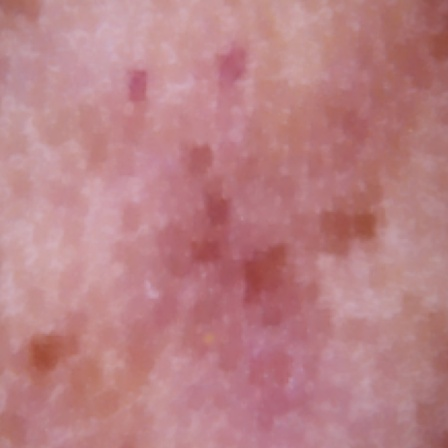
#> input picture data/samples/sample_akiec.jpg, 448 x 448 px
$ python preprocess.py ../data/samples/sample_akiec.jpg   (older library calls are emulated)
#> lines starting #> are read from the running program, lines starting #| are printed output that depends on the picture; after the words box and inside, x2 and y2 are one past the last pixel; in counts of white or black regions, pixels touching at a corner belong together
"""
preprocess.py
=============
Image pre-processing, Unicode-safe I/O, lesion segmentation, and ABCD clinical
biomarker extraction utilities for the HAM10000 pipeline.

The main function, ``remove_hair()``, implements an artefact-reduction
technique that detects and digitally erases hair/ruler marks from
dermoscopic images using:
  1. Black-Hat morphological transform  → highlight thin dark structures
  2. Binary thresholding                → produce inpainting mask
  3. Navier-Stokes (TELEA) inpainting   → reconstruct masked regions

Reference
---------
Telea, A. (2004). An Image Inpainting Technique Based on the Fast Marching
Method. Journal of Graphics Tools, 9(1), 23-34.
"""

from __future__ import annotations

from pathlib import Path
from typing import Any

import cv2
import numpy as np
from PIL import Image


def read_image_bgr(image_path: str | Path) -> np.ndarray:
    """
    Read an image from disk as a uint8 BGR array, safely supporting Unicode
    (e.g., Arabic) filesystem paths on Windows and Linux.
    """
#> called with image_path = '../data/samples/sample_akiec.jpg'
    path = Path(image_path)
    if not path.exists():
        raise FileNotFoundError(f"Could not read image: {str(image_path)!r}")

    try:
        raw_bytes = np.fromfile(str(path), dtype=np.uint8)
        img = cv2.imdecode(raw_bytes, cv2.IMREAD_COLOR)
#> img is the input picture: shape (448, 448, 3); mean B, G, R 133.2, 128.9, 185.8
        if img is not None:
            return img
    except Exception:
        pass

    try:
        pil_img = Image.open(path).convert("RGB")
        return cv2.cvtColor(np.array(pil_img), cv2.COLOR_RGB2BGR)
    except Exception as exc:
        raise FileNotFoundError(f"Could not decode image: {str(image_path)!r}") from exc


def write_image_bgr(output_path: str | Path, image_bgr: np.ndarray) -> None:
    """
    Save a uint8 BGR image to disk with full Unicode path compatibility.
    """
    path = Path(output_path)
    path.parent.mkdir(parents=True, exist_ok=True)
    ext = path.suffix if path.suffix else ".jpg"
    success, encoded = cv2.imencode(ext, image_bgr)
    if success:
        encoded.tofile(str(path))
    else:
        rgb = cv2.cvtColor(image_bgr, cv2.COLOR_BGR2RGB)
        Image.fromarray(rgb).save(path)


def remove_hair_with_mask(
    image_bgr: np.ndarray,
    kernel_size: int = 17,
    threshold: int = 10,
    inpaint_radius: int = 6,
) -> tuple[np.ndarray, np.ndarray, float]:
    """
    Remove hair and thin artefacts from a dermoscopic image and return the
    inpainted image, binary hair mask, and hair occlusion percentage.
    """
#> called with kernel_size = 17, threshold = 10, inpaint_radius = 6
    gray = cv2.cvtColor(image_bgr, cv2.COLOR_BGR2GRAY)
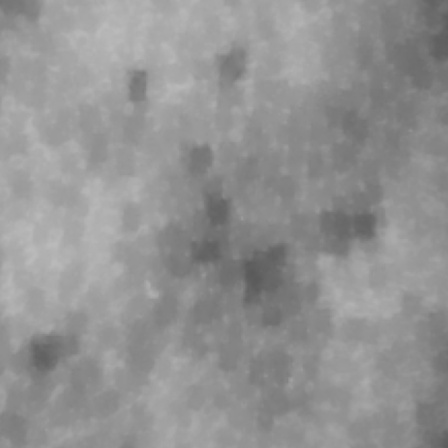
#> gray: shape (448, 448); min 89, max 187, mean 146.4
    k = max(3, int(kernel_size) | 1)
    kernel = cv2.getStructuringElement(cv2.MORPH_RECT, (k, k))
    blackhat = cv2.morphologyEx(gray, cv2.MORPH_BLACKHAT, kernel)
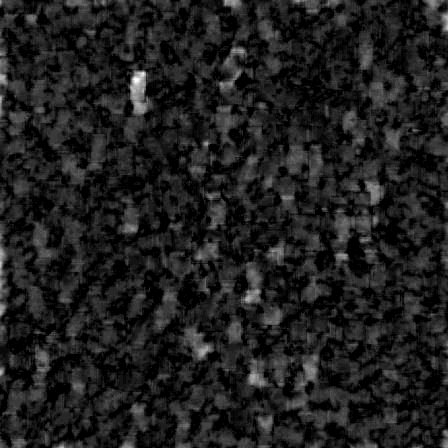
#> blackhat: shape (448, 448); min 0, max 26, mean 3.2; drawn with min black and max white
    _, mask = cv2.threshold(blackhat, threshold, 255, cv2.THRESH_BINARY)
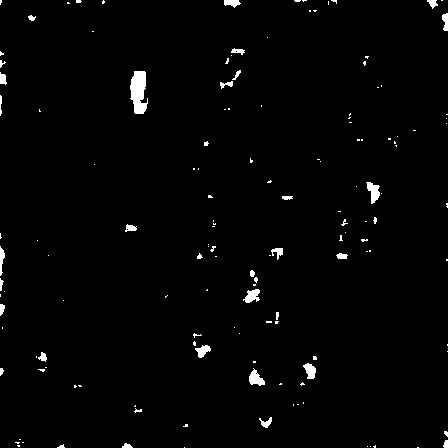
#> mask: shape (448, 448); 1.6% white; 143 white regions (111 under 20 px), largest, box (x1, y1, x2, y2) and area: (130, 71, 148, 114) 560, (366, 182, 380, 204) 175, (249, 368, 265, 386) 163
    inpainted = cv2.inpaint(
        image_bgr,
        mask,
        inpaintRadius=inpaint_radius,
        flags=cv2.INPAINT_TELEA,
    )
    occlusion_pct = float((mask > 0).sum()) * 100.0 / float(mask.size)
#> occlusion_pct = 1.57
    return inpainted, mask, round(occlusion_pct, 2)


def remove_hair(
    image_bgr: np.ndarray,
    kernel_size: int = 17,
    threshold: int = 10,
    inpaint_radius: int = 6,
) -> np.ndarray:
    """
    Remove hair and thin artefacts from a dermoscopic image.

    Parameters
    ----------
    image_bgr : np.ndarray
        Input image in BGR colour space (as returned by ``cv2.imread``).
    kernel_size : int
        Side length of the rectangular structuring element used for the
        Black-Hat transform.  Larger values capture thicker hair strands.
    threshold : int
        Pixel intensity threshold applied to the Black-Hat output to obtain
        a binary inpainting mask.  Lower values are more aggressive.
    inpaint_radius : int
        Radius (in pixels) of the neighbourhood considered by TELEA inpainting.

    Returns
    -------
    np.ndarray
        Hair-removed image in BGR colour space, same shape as input.
    """
    inpainted, _, _ = remove_hair_with_mask(
        image_bgr,
        kernel_size=kernel_size,
        threshold=threshold,
        inpaint_radius=inpaint_radius,
    )
    return inpainted


# [127 lines left out: functions extract_abcd_features, compute_calibrated_probabilities, not called in this run]


def preprocess_image(
    image_path: str | Path,
    apply_hair_removal: bool = True,
    kernel_size: int = 17,
) -> np.ndarray:
    """
    Load and optionally hair-remove a single dermoscopic image.
    """
    img = read_image_bgr(image_path)
    if apply_hair_removal:
        img = remove_hair(img, kernel_size=kernel_size)
    return img


# [20 lines left out: function batch_preprocess, not called in this run]


if __name__ == "__main__":
    import sys

    if len(sys.argv) < 2:
        print("Usage: python preprocess.py <path_to_image.jpg>")
        sys.exit(1)

    src = sys.argv[1]
    result = preprocess_image(src, apply_hair_removal=True)

    stem = Path(src).stem
    out = Path(src).parent / f"{stem}_hair_removed.jpg"
    write_image_bgr(out, result)
    print(f"Saved hair-removed image to: {out}")

$ run again, on data/samples/sample_df.jpg
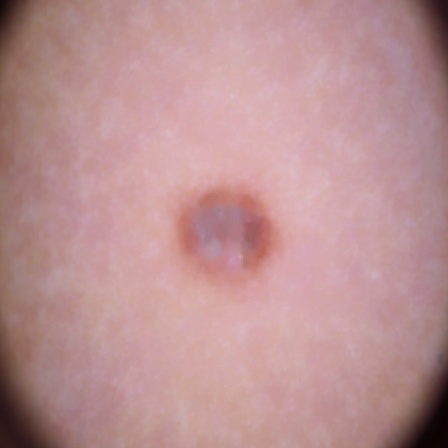
#> input picture data/samples/sample_df.jpg, 448 x 448 px
#> in read_image_bgr, img is the input picture: shape (448, 448, 3); mean B, G, R 147.3, 145.6, 187
#> in remove_hair_with_mask, `gray = cv2.cvtColor(image_bgr, cv2.COLOR_BGR2GRAY)`:
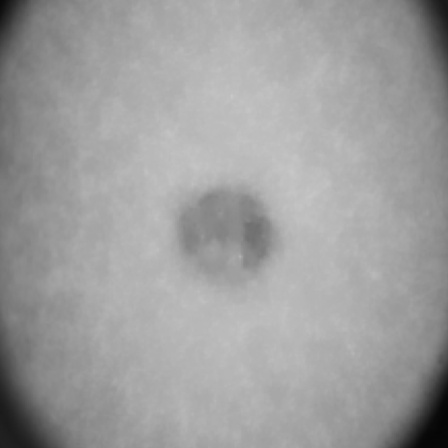
#> gray: shape (448, 448); min 4, max 200, mean 158.2
#> in remove_hair_with_mask, `_, mask = cv2.threshold(blackhat, threshold, 255, cv2.THRESH_BINARY)`:
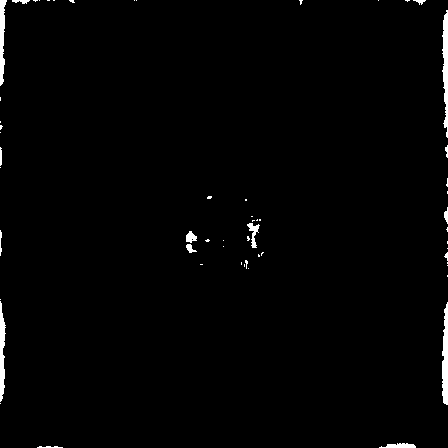
#> mask: shape (448, 448); 1.3% white; 58 white regions (43 under 20 px), largest, box (x1, y1, x2, y2) and area: (442, 10, 448, 138) 510, (442, 302, 448, 405) 487, (0, 301, 6, 402) 394
#> occlusion_pct = 1.3

$ run again, on data/samples/sample_mel.jpg
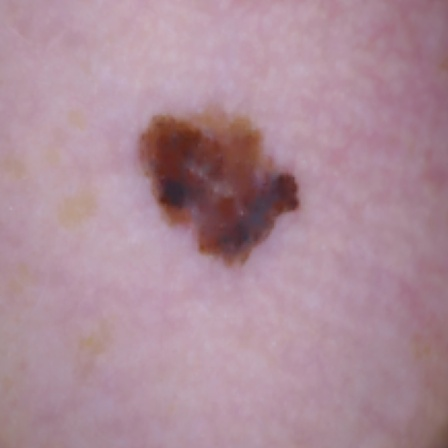
#> input picture data/samples/sample_mel.jpg, 448 x 448 px
#> in read_image_bgr, img is the input picture: shape (448, 448, 3); mean B, G, R 152.3, 139.6, 172
#> in remove_hair_with_mask, `gray = cv2.cvtColor(image_bgr, cv2.COLOR_BGR2GRAY)`:
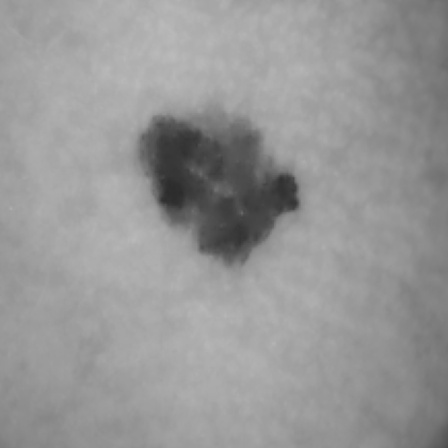
#> gray: shape (448, 448); min 44, max 187, mean 150.7
#> in remove_hair_with_mask, `_, mask = cv2.threshold(blackhat, threshold, 255, cv2.THRESH_BINARY)`:
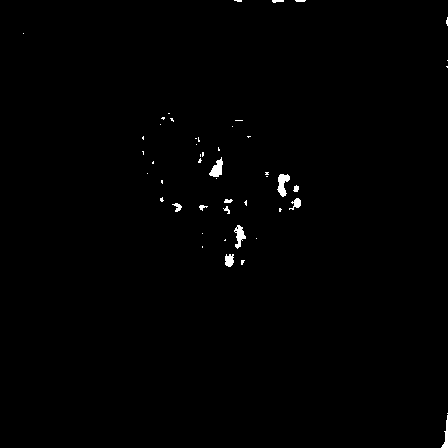
#> mask: shape (448, 448); 0.57% white; 49 white regions (36 under 20 px), largest, box (x1, y1, x2, y2) and area: (277, 174, 290, 197) 173, (209, 157, 223, 177) 156, (234, 225, 246, 249) 145
#> occlusion_pct = 0.566
